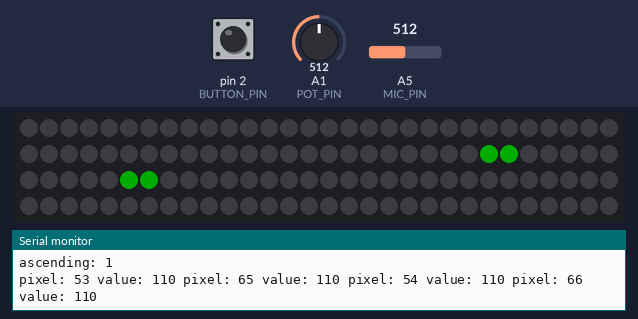
The sketch below on a simulated Arduino Uno, built with avr-gcc and run on an emulated ATmega328P. Shown: 120 RGB LEDs in strip order, left to right, continuing on the next row, the last lines printed to the serial monitor. The inputs (shaded band) are chosen by the test bench; at power-on: pin 2 (BUTTON_PIN) LOW, A1 (POT_PIN) = 512, A5 (MIC_PIN) = 512. Dim RGB values are drawn brighter than linear; random numbers use the default seed unless the sketch sets one.

Above: at 1.2 s.
1.3 s: pin 2 (BUTTON_PIN) pulled HIGH for 0.15 s
3.0 s: A1 (POT_PIN) set to 0
4.5 s: A1 (POT_PIN) set to 265
At 5.62 s:
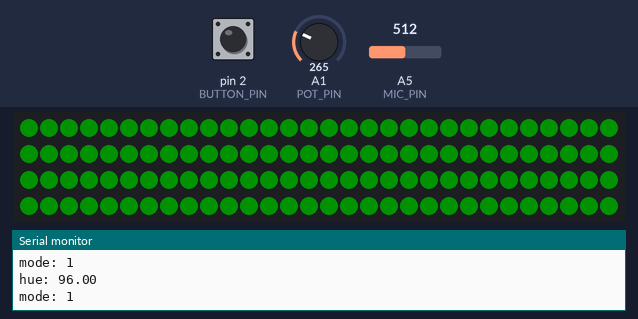
6.2 s: A1 (POT_PIN) set to 122
At 8.9 s:
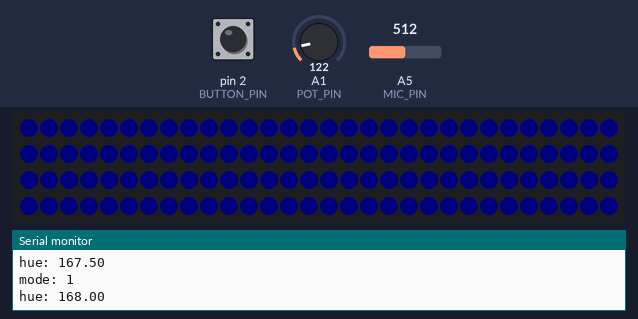
9.2 s: A1 (POT_PIN) set to 511
At 10.03 s:
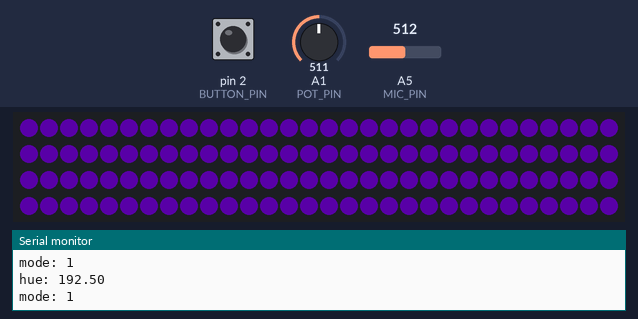
11.7 s: pin 2 (BUTTON_PIN) pulled HIGH for 1 s
At 13.4 s:
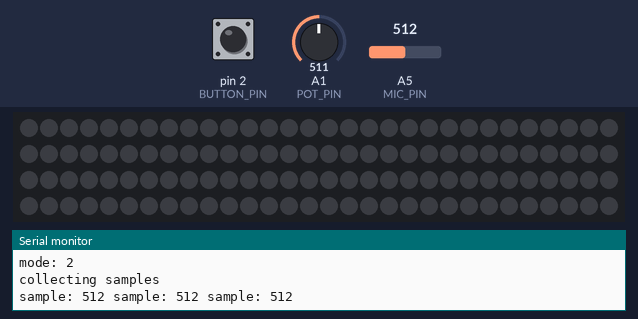

Measured:
- after the input at 4.5 s, the LEDs: first change at once (image 1 shows a later state)

The sketch:

DJ_Light_Final_Project.ino
```cpp
#include <Adafruit_NeoPixel.h>
#include <FastLED.h>
//#include <SPI.h>
//#include <arduinoFFT.h>
FASTLED_USING_NAMESPACE;
//bring in FastLED and FFT libraries?

#define LED_PIN         12   // input pin Neopixel is attached to
#define BUTTON_PIN      2    // input pin for mode button
#define MODE_MAX        5    // maximum number of modes
#define DEBOUNCE        50   // button debounce delay
#define POT_PIN         A1   // Analog pin of the Potentiometer
#define MIC_PIN         A5
#define SAMPLE_WIN      50
#define NOISE           330

#define NUMPIXELS       120  // Number of pixels for the entire board
#define NUMPIX_STRIP    12   // Number of pixels per strip
#define NUM_STRIPS      10   // Number of strips
#define GRAVITY         1    // Gravity of falling dot

#define BAUD            9600 // Baud rate for the serial port

#define STANDBY_DELAY   500  // delay before cycling the standby leds


CRGB leds[NUMPIXELS];           // Sets up a multidimensional array of 10 strips of 12 pixels each.


Adafruit_NeoPixel pixels = Adafruit_NeoPixel(NUMPIXELS, MIC_PIN, NEO_GRB + NEO_KHZ800);


int buttonState = 0;
int lastButtonState = 0;
int modeCounter = 0;
int16_t value = 0;             // initializes the brightness value

bool ascending = true;         // sets whether a loop is ascending or descending.

uint8_t peakDot[NUM_STRIPS] = {0};              // peak dot
uint8_t pixelOn = 0;
uint8_t dotCount[NUM_STRIPS] = {0};             // delay for falling dot
float hue = 0;
unsigned long startMillis = 0; // ms. delay counter
uint8_t randPixel[60] = {0};   // an array of 60 random pixels generated
uint8_t index = 0;             // array index

//OUTPUT THE PIXEL COLORS
//void pixelShow (uint32_t potValue) {
//  for (int i = 0; i < NUMPIXELS; i++) {

//  }
//Set the colors and pixel numbers to turn on
//set the pixel numbers to turn off
//show and clear pixels.
//}

//ANALYZE FFT
//

//READ THE MICROPHONE
unsigned int micRead(){
  unsigned int signalMax = 0;
  unsigned int signalMin = 1023;
  unsigned int peakToPeak = 0;   // peak-to-peak level
  unsigned int sample = 0;

  startMillis = millis();  // Start of sample window
  Serial.println("collecting samples");
  //collect samples in an array from 0-1024, 50ms at a time
  while (millis() - startMillis < SAMPLE_WIN) {

    sample = analogRead(MIC_PIN);
    Serial.print("sample: "); Serial.print(sample); Serial.print(" ");

       if (sample > signalMax)
       {
          signalMax = sample;  // save just the max levels
       }
       if (sample < signalMin)
       {
          signalMin = sample;  // save just the min levels
       }


  }

  Serial.println();
  Serial.print("signalMax: "); Serial.print(signalMax); Serial.print(" ");
  Serial.print("signalMin: "); Serial.println(signalMin);

  peakToPeak = signalMax - signalMin;  // max - min = peak-peak amplitude
  Serial.print("peakToPeak: "); Serial.print(peakToPeak);
  double volts = (peakToPeak * 5.0) / 1024;  // convert to volts
  Serial.print("volts: "); Serial.println(volts);
  return peakToPeak;
}

//MODE 5 - OFF
void mode5(uint32_t potValue){
  value = 0;

  for (int i = 0; i < NUMPIXELS; i++) {
    leds[i] = CHSV(hue,255,value);
  }
  FastLED.show();
}

//MODE 4
//random leds turning on
int mode4(uint32_t potValue) {
  const int randomWindow = 100;
  if (startMillis == 0) {                 // if this is the first time entering the mode
    startMillis = millis(); //
  }

  while (millis() - startMillis < randomWindow) return 0; // delay for a period of time before initializing a new pixel
  startMillis = 0;
  if (index == 60) {                      // include only 20 pixels at a time, wrap-around the index after 20.
    index = 0;
    leds[randPixel[index]] = CRGB::Black;
  }
  randPixel[index] = random(0,NUMPIXELS);
  uint8_t pallette = map(potValue, 0, 1023, 0, 150);
  leds[randPixel[index]] = CHSV(pallette + index, random(0,255), 255);
  FastLED.show();
  for (int i = 0; i < 60; i++) {          // run through the array of 20 random pixels and fade them a bit more.
    leds[randPixel[i]].fadeToBlackBy(16);
  }
  index++;
  leds[randPixel[index]] = CHSV(pallette, 255, 10);

  return 0;

}

//MODE 3
//void mode3(uint32_t potValue){
//read the microphone
//  Serial.println("Reading microphone");
//  unsigned int RMS = micRead();
//  Serial.println();
//  Serial.println(RMS);
//analyze the fft
//output a snaking pattern of colors that, each pattern reacting to the frequency band output.
//}

//MODE 2 - VU Meter
void mode2(uint32_t potValue) {
//read the microphone
//  Serial.println("Reading microphone");
  unsigned int RMS = micRead();
  uint8_t scale = map(potValue, 0, 1023, 15, 100);
  int displayPeak = map(RMS, 0, 20, 0, NUMPIX_STRIP) - 1;
  Serial.print("displayPeak: "); Serial.println(displayPeak);
  for (int strip = 1; strip <= NUM_STRIPS; strip++) {

    int centerBias = strip - 6;                      // bias the display peak away from the center strips of 5 and 6
    if (centerBias < 0) {
      centerBias += 1;
      centerBias = abs(centerBias);
    }

    for (int pixel = 0; pixel < NUMPIX_STRIP; pixel++) {
      pixelOn = (strip - 1) * NUMPIX_STRIP + pixel;

      if (pixel <= displayPeak - centerBias)
        leds[pixelOn] = CHSV(210, 150 + abs(pixel * -1 * 6), 100);
      else
        leds[pixelOn] = CRGB::Black;
    }
    int top = displayPeak - centerBias;
    if (top > peakDot[strip])
      peakDot[strip] = top;
    Serial.print("peakDot: "); Serial.print(peakDot[strip]); Serial.print(" ");
    if (peakDot[strip] > 0 && peakDot[strip] <= NUMPIX_STRIP) {
      pixelOn = (strip - 1) * NUMPIX_STRIP + peakDot[strip];
      Serial.print("pixelOn: "); Serial.print(pixelOn); Serial.print(" ");
      leds[pixelOn] = CHSV(160, 150, 255);
    }
    if (++dotCount[strip] > GRAVITY) {
      if (peakDot[strip] > 0) peakDot[strip]--;
      dotCount[strip] = 0;
    }
  }
  Serial.println();
  FastLED.show();

    // peakDot reset to the top


//  Serial.println();
//  Serial.println(RMS);
//analyze the rms peak value
//output the volume as a horizontal mirror effect
}

//MODE 1 - full color cycle
void mode1(uint32_t potValue){

  value = potValue * 255 / 1023;
  hue += 0.5;
  Serial.print("hue: "); Serial.println(hue);
  if (hue >= 255) hue = 1;
  for (int i = 0; i < NUMPIXELS; i++) {
    leds[i] = CHSV(hue,255,value);
  }
  FastLED.show();
  //analyze the fft
  //output the frequencies to the different bands of light strips
}

//MODE 0 - standby mode
void mode0(uint32_t potValue) {

  //if (value == 0) delay(STANDBY_DELAY);
  if (ascending) {value += 10;} else {value -= 10;}  //increase or decrease the brightness value
  Serial.print("ascending: "); Serial.println(ascending);
  if (value > 255) {
    ascending = false; // if the value has reached the end of its loop, switch the ascending/desceding mode
    value = 255;
  } else if (value <= 0) {
    ascending = true;
    value = 0;
  }

  for (int pixel = 6; pixel <= 7; pixel++) {
    for (int strip = 5; strip <= 6; strip++){
      pixelOn = (strip - 1) * NUMPIX_STRIP + (pixel - 1);  // find the led value for the current pixel in the current strip
      Serial.print("pixel: "); Serial.print(pixelOn); Serial.print(" ");
      Serial.print("value: "); Serial.print(value); Serial.print(" ");
      leds[pixelOn] = CHSV(96,255,value);
    }
  }
  FastLED.show();
  Serial.println();

}


void setup() {
   Serial.begin(BAUD); //initialize the serial port
   //pixels.begin();      //initialize the pixel strips
   ADCSRA |= bit (ADPS0);      // set ADC to free running mode and set pre-scalar to 16
   //ADMUX = MIC_PIN;       // use pin A0 and external voltage reference

   FastLED.addLeds<NEOPIXEL, LED_PIN>(leds, NUMPIXELS);
   pinMode(BUTTON_PIN, INPUT);
   //setup power and stand-by LED pin
   //turn on stand-by LED
   Serial.println("start");
   randomSeed(analogRead(5));
}

void loop() {
 //read the power button

//if power-on:
  //turn on power LED
  //turn off stand-by LED
  //output the servo to bring up LCD screen
  //output initial power-on pattern
//if power-off:
  //ouput the servo to let the LCD screen down.
  //output the power-off pattern
  //turn off power LED
  //turn on stand-by LED
//read the dimmer pot
  uint32_t potValue = analogRead(POT_PIN);
  float dimValue = potValue * 255 / 1023;
//read the mode button
  buttonState = digitalRead(BUTTON_PIN);
  if (buttonState != lastButtonState) {
    if (buttonState == HIGH) {
      modeCounter++;
      if (modeCounter == MODE_MAX) modeCounter = 0;    // loop the mode counter back to 0 if past the last mode
      FastLED.clear();
    }
  }
  lastButtonState = buttonState;
  Serial.print("mode: ");Serial.println(modeCounter);
  //delay(DEBOUNCE);


//run the current mode
  switch (modeCounter) {
    case 0:
      mode0(potValue);
      break;
    case 1:
      mode1(potValue);
      break;
    case 2:
      mode2(potValue);
      break;
    case 3:
      mode4(potValue);
      break;
    case 4:
      mode5(potValue);
      break;
    default:
      mode0(potValue);
  }


}
```
